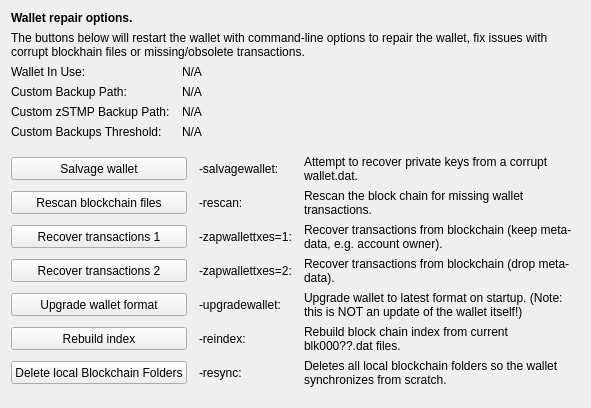
     <widget class="QWidget" name="tab_repair">
      <attribute name="title">
       <string>&amp;Wallet Repair</string>
      </attribute>
      <layout class="QGridLayout" name="gridLayout_4" columnstretch="0,0,0,0">
       <property name="horizontalSpacing">
        <number>12</number>
       </property>
       <item row="0" column="0" colspan="4">
        <widget class="QLabel" name="label_repair_header">
         <property name="font">
          <font>
           <weight>75</weight>
           <bold>true</bold>
          </font>
         </property>
         <property name="text">
          <string>Wallet repair options.</string>
         </property>
        </widget>
       </item>
       <item row="1" column="0" colspan="4">
        <widget class="QLabel" name="label_repair_helptext">
         <property name="font">
          <font>
           <weight>50</weight>
           <bold>false</bold>
          </font>
         </property>
         <property name="text">
          <string>The buttons below will restart the wallet with command-line options to repair the wallet, fix issues with corrupt blockhain files or missing/obsolete transactions.</string>
         </property>
         <property name="wordWrap">
          <bool>true</bool>
         </property>
        </widget>
       </item>
       <item row="2" column="0">
        <widget class="QLabel" name="wallet_path_label">
         <property name="text">
          <string>Wallet In Use:</string>
         </property>
        </widget>
       </item>
       <item row="2" column="1" colspan="3">
        <widget class="QLabel" name="wallet_path">
         <property name="cursor">
          <cursorShape>IBeamCursor</cursorShape>
         </property>
         <property name="text">
          <string>N/A</string>
         </property>
         <property name="textFormat">
          <enum>Qt::PlainText</enum>
         </property>
         <property name="textInteractionFlags">
          <set>Qt::LinksAccessibleByMouse|Qt::TextSelectableByKeyboard|Qt::TextSelectableByMouse</set>
         </property>
        </widget>
       </item>
       <item row="3" column="0">
        <widget class="QLabel" name="wallet_custombackuppath_label">
         <property name="text">
          <string>Custom Backup Path:</string>
         </property>
         <property name="visible">
          <bool>false</bool>
         </property>
        </widget>
       </item>
       <item row="3" column="1" colspan="3">
        <widget class="QLabel" name="wallet_custombackuppath">
         <property name="cursor">
          <cursorShape>IBeamCursor</cursorShape>
         </property>
         <property name="text">
          <string>N/A</string>
         </property>
         <property name="textFormat">
          <enum>Qt::PlainText</enum>
         </property>
         <property name="textInteractionFlags">
          <set>Qt::LinksAccessibleByMouse|Qt::TextSelectableByKeyboard|Qt::TextSelectableByMouse</set>
         </property>
         <property name="visible">
          <bool>false</bool>
         </property>
        </widget>
       </item>
       <item row="4" column="0">
        <widget class="QLabel" name="wallet_customzstmpbackuppath_label">
         <property name="text">
          <string>Custom zSTMP Backup Path:</string>
         </property>
         <property name="visible">
          <bool>false</bool>
         </property>
        </widget>
       </item>
       <item row="4" column="1" colspan="3">
        <widget class="QLabel" name="wallet_customzstmpbackuppath">
         <property name="cursor">
          <cursorShape>IBeamCursor</cursorShape>
         </property>
         <property name="text">
          <string>N/A</string>
         </property>
         <property name="textFormat">
          <enum>Qt::PlainText</enum>
         </property>
         <property name="textInteractionFlags">
          <set>Qt::LinksAccessibleByMouse|Qt::TextSelectableByKeyboard|Qt::TextSelectableByMouse</set>
         </property>
         <property name="visible">
          <bool>false</bool>
         </property>
        </widget>
       </item>
       <item row="5" column="0">
        <widget class="QLabel" name="wallet_custombackupthreshold_label">
         <property name="text">
          <string>Custom Backups Threshold:</string>
         </property>
         <property name="visible">
          <bool>false</bool>
         </property>
        </widget>
       </item>
       <item row="5" column="1" colspan="3">
        <widget class="QLabel" name="wallet_custombackupthreshold">
         <property name="cursor">
          <cursorShape>IBeamCursor</cursorShape>
         </property>
         <property name="text">
          <string>N/A</string>
         </property>
         <property name="textFormat">
          <enum>Qt::PlainText</enum>
         </property>
         <property name="textInteractionFlags">
          <set>Qt::LinksAccessibleByMouse|Qt::TextSelectableByKeyboard|Qt::TextSelectableByMouse</set>
         </property>
         <property name="visible">
          <bool>false</bool>
         </property>
        </widget>
       </item>
       <item row="6" column="0">
        <spacer name="verticalSpacer_repair1">
         <property name="orientation">
          <enum>Qt::Vertical</enum>
         </property>
         <property name="sizeHint" stdset="0">
          <size>
           <width>10</width>
           <height>10</height>
          </size>
         </property>
        </spacer>
       </item>
       <item row="7" column="0" colspan="2">
        <widget class="QPushButton" name="btn_salvagewallet">
         <property name="minimumSize">
          <size>
           <width>100</width>
           <height>23</height>
          </size>
         </property>
         <property name="text">
          <string>Salvage wallet</string>
         </property>
        </widget>
       </item>
       <item row="7" column="2">
        <widget class="QLabel" name="label_repair_salvage_command">
         <property name="text">
          <string notr="true">-salvagewallet:</string>
         </property>
        </widget>
       </item>
       <item row="7" column="3">
        <widget class="QLabel" name="label_repair_salvage">
         <property name="text">
          <string>Attempt to recover private keys from a corrupt wallet.dat.</string>
         </property>
         <property name="wordWrap">
          <bool>true</bool>
         </property>
        </widget>
       </item>
       <item row="8" column="0" colspan="2">
        <widget class="QPushButton" name="btn_rescan">
         <property name="minimumSize">
          <size>
           <width>100</width>
           <height>23</height>
          </size>
         </property>
         <property name="text">
          <string>Rescan blockchain files</string>
         </property>
        </widget>
       </item>
       <item row="8" column="2">
        <widget class="QLabel" name="label_repair_rescan_command">
         <property name="text">
          <string notr="true">-rescan:</string>
         </property>
        </widget>
       </item>
       <item row="8" column="3">
        <widget class="QLabel" name="label_repair_rescan">
         <property name="text">
          <string>Rescan the block chain for missing wallet transactions.</string>
         </property>
         <property name="wordWrap">
          <bool>true</bool>
         </property>
        </widget>
       </item>
       <item row="9" column="0" colspan="2">
        <widget class="QPushButton" name="btn_zapwallettxes1">
         <property name="minimumSize">
          <size>
           <width>100</width>
           <height>23</height>
          </size>
         </property>
         <property name="text">
          <string>Recover transactions 1</string>
         </property>
        </widget>
       </item>
       <item row="9" column="2">
        <widget class="QLabel" name="label_repair_zap1_command">
         <property name="text">
          <string notr="true">-zapwallettxes=1:</string>
         </property>
        </widget>
       </item>
       <item row="9" column="3">
        <widget class="QLabel" name="label_repair_zap1">
         <property name="text">
          <string>Recover transactions from blockchain (keep meta-data, e.g. account owner).</string>
         </property>
         <property name="wordWrap">
          <bool>true</bool>
         </property>
        </widget>
       </item>
       <item row="10" column="0" colspan="2">
        <widget class="QPushButton" name="btn_zapwallettxes2">
         <property name="minimumSize">
          <size>
           <width>100</width>
           <height>23</height>
          </size>
         </property>
         <property name="text">
          <string>Recover transactions 2</string>
         </property>
        </widget>
       </item>
       <item row="10" column="2">
        <widget class="QLabel" name="label_repair_zap2_command">
         <property name="text">
          <string notr="true">-zapwallettxes=2:</string>
         </property>
        </widget>
       </item>
       <item row="10" column="3">
        <widget class="QLabel" name="label_repair_zap2">
         <property name="text">
          <string>Recover transactions from blockchain (drop meta-data).</string>
         </property>
         <property name="wordWrap">
          <bool>true</bool>
         </property>
        </widget>
       </item>
       <item row="11" column="0" colspan="2">
        <widget class="QPushButton" name="btn_upgradewallet">
         <property name="minimumSize">
          <size>
           <width>100</width>
           <height>23</height>
          </size>
         </property>
         <property name="text">
          <string>Upgrade wallet format</string>
         </property>
        </widget>
       </item>
       <item row="11" column="2">
        <widget class="QLabel" name="label_repair_upgrade_command">
         <property name="text">
          <string notr="true">-upgradewallet:</string>
         </property>
        </widget>
       </item>
       <item row="11" column="3">
        <widget class="QLabel" name="label_repair_upgrade">
         <property name="text">
          <string>Upgrade wallet to latest format on startup. (Note: this is NOT an update of the wallet itself!)</string>
         </property>
         <property name="wordWrap">
          <bool>true</bool>
         </property>
        </widget>
       </item>
       <item row="12" column="0" colspan="2">
        <widget class="QPushButton" name="btn_reindex">
         <property name="minimumSize">
          <size>
           <width>100</width>
           <height>23</height>
          </size>
         </property>
         <property name="text">
          <string>Rebuild index</string>
         </property>
        </widget>
       </item>
       <item row="12" column="2">
        <widget class="QLabel" name="label_repair_reindex_command">
         <property name="text">
          <string notr="true">-reindex:</string>
         </property>
        </widget>
       </item>
       <item row="12" column="3">
        <widget class="QLabel" name="label_repair_reindex">
         <property name="text">
          <string>Rebuild block chain index from current blk000??.dat files.</string>
         </property>
         <property name="wordWrap">
          <bool>true</bool>
         </property>
        </widget>
       </item>
       <item row="13" column="0" colspan="2">
        <widget class="QPushButton" name="btn_resync">
         <property name="minimumSize">
          <size>
           <width>100</width>
           <height>23</height>
          </size>
         </property>
         <property name="text">
          <string>Delete local Blockchain Folders</string>
         </property>
        </widget>
       </item>
       <item row="13" column="2">
        <widget class="QLabel" name="label_repair_resync_command">
         <property name="text">
          <string>-resync:</string>
         </property>
        </widget>
       </item>
       <item row="13" column="3">
        <widget class="QLabel" name="label_repair_resync">
         <property name="text">
          <string>Deletes all local blockchain folders so the wallet synchronizes from scratch.</string>
         </property>
         <property name="wordWrap">
          <bool>true</bool>
         </property>
        </widget>
       </item>
       <item row="14" column="0">
        <spacer name="verticalSpacer_repair2">
         <property name="orientation">
          <enum>Qt::Vertical</enum>
         </property>
         <property name="sizeHint" stdset="0">
          <size>
           <width>20</width>
           <height>10</height>
          </size>
         </property>
        </spacer>
       </item>
      </layout>
     </widget>
